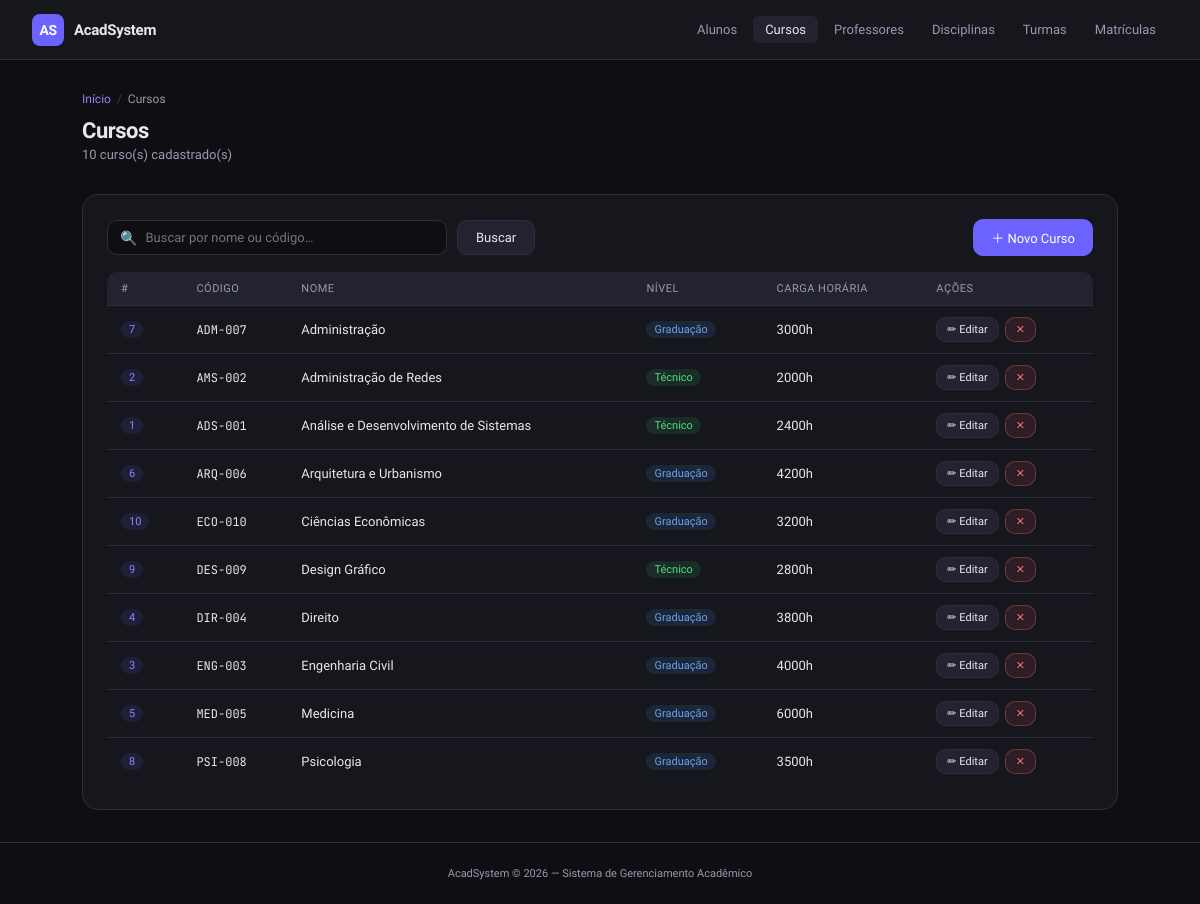
Screenshot of /cons_curso.php with the database file from the repository.
### tables this page shows
CREATE TABLE `cursos` (
  `id` int(11) NOT NULL,
  `nome` varchar(150) NOT NULL,
  `codigo` varchar(20) DEFAULT NULL,
  `carga_horaria` int(11) DEFAULT NULL,
  `nivel` varchar(50) DEFAULT NULL
);

### cons_curso.php (the view, shortened to what this page needs)
<?php
$activePage = 'cursos';
$cursos = [];
$busca  = trim($_GET['busca'] ?? '');
try {
    $db = getDB();
    if ($busca) {
        $stmt = $db->prepare("SELECT * FROM cursos WHERE nome LIKE :b OR codigo LIKE :b ORDER BY nome");
        $stmt->execute([':b' => "%$busca%"]);
    } else {
        $stmt = $db->query("SELECT * FROM cursos ORDER BY nome");
    }
    $cursos = $stmt->fetchAll();
} catch (PDOException $e) { $erro = $e->getMessage(); }
$nivelBadge = ['Graduação' => 'badge-info', 'Pós-Graduação' => 'badge-warning', 'Técnico' => 'badge-success', 'Extensão' => 'badge-accent', 'MBA' => 'badge-danger'];
include 'header.php';
?>
<div class="breadcrumb">
  <a href="index.php">Início</a> <span>/</span> Cursos
</div>
<div class="page-header">
  <h1>Cursos</h1>
  <p><?= count($cursos) ?> curso(s) cadastrado(s)</p>
</div>
<div class="card">
  <div class="table-toolbar">
    <form method="GET" style="display:flex;gap:10px;flex:1;">
      <div class="search-box">
        <span class="search-icon">🔍</span>
        <input type="text" name="busca" value="<?= htmlspecialchars($busca) ?>" placeholder="Buscar por nome ou código…">
      </div>
      <button type="submit" class="btn btn-secondary">Buscar</button>
    </form>
    <a href="cad_curso.php" class="btn btn-primary">＋ Novo Curso</a>
  </div>
  <?php if (empty($cursos)): ?>
    <div class="empty-state">
      <div class="empty-icon">📚</div>
      <p>Nenhum curso encontrado.</p>
    </div>
  <?php else: ?>
  <div class="table-wrapper">
    <table class="data-table">
      <thead>
        <tr><th>#</th><th>Código</th><th>Nome</th><th>Nível</th><th>Carga Horária</th><th>Ações</th></tr>
      </thead>
      <tbody>
        <?php foreach ($cursos as $c): ?>
        <tr>
          <td><span class="badge badge-accent"><?= $c['id'] ?></span></td>
          <td><span style="font-family:'JetBrains Mono',monospace;font-size:12px;"><?= htmlspecialchars($c['codigo']) ?></span></td>
          <td><?= htmlspecialchars($c['nome']) ?></td>
          <td><?php if ($c['nivel']): ?>
            <span class="badge <?= $nivelBadge[$c['nivel']] ?? 'badge-accent' ?>"><?= htmlspecialchars($c['nivel']) ?></span>
          <?php else: ?>—<?php endif; ?></td>
          <td><?= $c['carga_horaria'] ? $c['carga_horaria'] . 'h' : '—' ?></td>
          <td>
            <div class="actions">
              <a href="cad_curso.php?editar=<?= $c['id'] ?>" class="btn btn-secondary btn-sm">✏ Editar</a>
              <a href="cons_curso.php?excluir=<?= $c['id'] ?>" class="btn btn-danger btn-sm"
                 onclick="return confirm('Excluir <?= htmlspecialchars(addslashes($c['nome'])) ?>?')">✕</a>
            </div>
          </td>
        </tr>
        <?php endforeach; ?>
      </tbody>
    </table>
  </div>
  <?php endif; ?>
</div>
<?php include 'footer.php'; ?>

### header.php (shortened to what this page needs)
<?php
$activePage = $activePage ?? '';
?>
<!DOCTYPE html>
<html lang="pt-BR">
<head>
  <link rel="stylesheet" href="style.css">
</head>
<body>
<header class="topbar">
  <a href="index.php" class="topbar-brand">
    <div class="logo-icon">AS</div>
    <span>AcadSystem</span>
  </a>
  <nav class="topbar-nav">
    <a href="cons_aluno.php"      class="<?= $activePage === 'alunos'       ? 'active' : '' ?>">Alunos</a>
    <a href="cons_curso.php"      class="<?= $activePage === 'cursos'       ? 'active' : '' ?>">Cursos</a>
    <a href="cons_professor.php"  class="<?= $activePage === 'professores'  ? 'active' : '' ?>">Professores</a>
    <a href="cons_disciplina.php" class="<?= $activePage === 'disciplinas'  ? 'active' : '' ?>">Disciplinas</a>
    <a href="cons_turma.php"      class="<?= $activePage === 'turmas'       ? 'active' : '' ?>">Turmas</a>
    <a href="cons_matricula.php"  class="<?= $activePage === 'matriculas'   ? 'active' : '' ?>">Matrículas</a>
  </nav>
</header>
<main class="main">

### footer.php (shortened to what this page needs)
</main>
<footer>
  AcadSystem &copy; <?= date('Y') ?> — Sistema de Gerenciamento Acadêmico
</footer>
</body>
</html>

### rows the page displays
cursos: id "7", codigo "ADM-007", nome "Administração", nivel "Graduação", carga_horaria "3000"
cursos: id "2", codigo "AMS-002", nome "Administração de Redes", nivel "Técnico", carga_horaria "2000"
cursos: id "1", codigo "ADS-001", nome "Análise e Desenvolvimento de Sistemas", nivel "Técnico", carga_horaria "2400"
cursos: id "6", codigo "ARQ-006", nome "Arquitetura e Urbanismo", nivel "Graduação", carga_horaria "4200"
cursos: id "10", codigo "ECO-010", nome "Ciências Econômicas", nivel "Graduação", carga_horaria "3200"
cursos: id "9", codigo "DES-009", nome "Design Gráfico", nivel "Técnico", carga_horaria "2800"
cursos: id "4", codigo "DIR-004", nome "Direito", nivel "Graduação", carga_horaria "3800"
cursos: id "3", codigo "ENG-003", nome "Engenharia Civil", nivel "Graduação", carga_horaria "4000"
cursos: id "5", codigo "MED-005", nome "Medicina", nivel "Graduação", carga_horaria "6000"
cursos: id "8", codigo "PSI-008", nome "Psicologia", nivel "Graduação", carga_horaria "3500"

### other values shown
count($cursos) "10"
